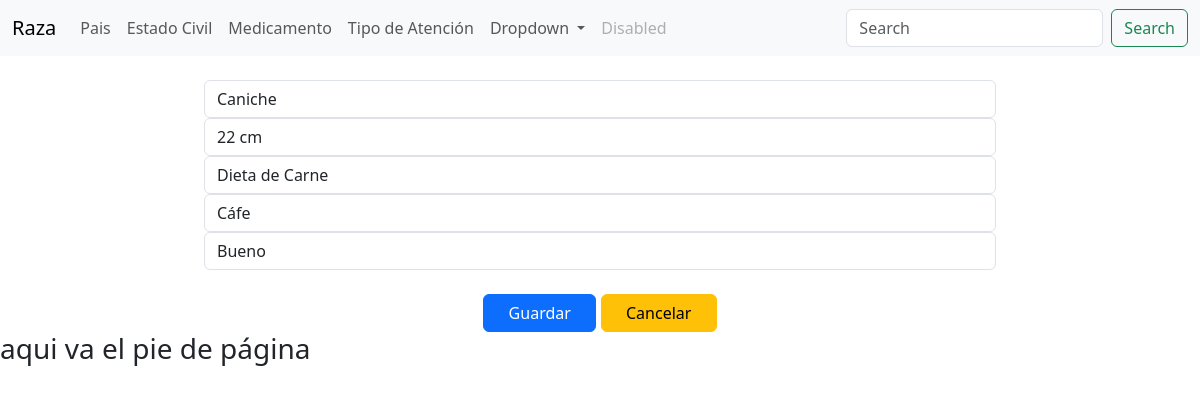
Page /editarRaza/2 on the committed database.
### Aplicaciones/Registro/models.py (models this page shows)
class Raza(models.Model):
    codigo_va=models.AutoField(primary_key=True)
    nombre_va=models.CharField(max_length=50)
    tamano_va=models.CharField(max_length=50)
    alimentacion_va=models.CharField(max_length=150)
    color_va=models.CharField(max_length=50)
    temperamento_va=models.CharField(max_length=50)

### Aplicaciones/Registro/views.py (the view)
# urls.py: path('editarRaza/<codigo_va>', views.editarRaza),
def editarRaza(request, codigo_va):
    razaEditar=Raza.objects.get(codigo_va=codigo_va)
    return render(request, 'editarRaza.html', {'raza': razaEditar})

### Aplicaciones/Registro/templates/editarRaza.html (shortened to what this page needs)
{% extends "./plantilla.html" %}
{% block contenido %}
{% load static %}
<div class="row">
  <div class="col-md-2">
  </div>
  <div class="col-md-8">
    <form class="" action="/procesarinformacionRaza/" method="post">
        <input type="text" name="nombre_va" value="{{raza.nombre_va}}" id="nombre_va" placeholder="Ingrese el nombre de la raza" class="form-control" required>
        <input type="text" name="tamano_va" value="{{raza.tamano_va}}" id="tamano_va" placeholder="Ingrese el tamaño" class="form-control" required>
        <input type="text" name="alimentacion_va" value="{{raza.alimentacion_va}}" id="alimentacion_va" placeholder="Ingrese la alimentación" class="form-control" required>
        <input type="text" name="color_va" value="{{raza.color_va}}" id="color_va" placeholder="Ingrese el color" class="form-control" required>
         <input type="text" name="temperamento_va" value="{{raza.temperamento_va}}" id="temperamento_va" placeholder="Ingrese el temperamento" class="form-control" required>
         <br>
         <center>
           <button type="submit" name="button" class="btn btn-primary">&nbsp;&nbsp;&nbsp;Guardar&nbsp;&nbsp;&nbsp;</button>
           <button type="reset" name="button" class="btn btn-warning">&nbsp;&nbsp;&nbsp;Cancelar&nbsp;&nbsp;&nbsp;</button>
         </center>
      </form>
  </div>
</div>
  {% endblock %}

### rows in the picture
Raza: nombre_va "Caniche", tamano_va "22 cm", alimentacion_va "Dieta de Carne", color_va "Cáfe", temperamento_va "Bueno"
